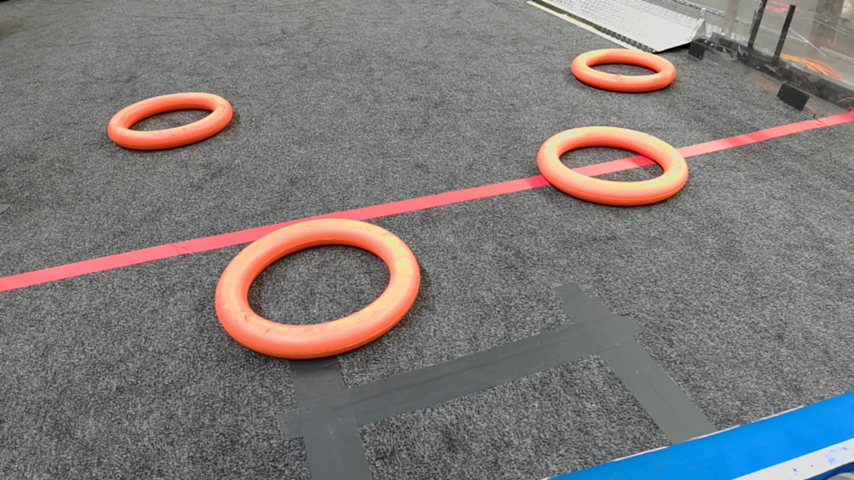
#> input picture Chapter 5 - Computer Vision/Lesson1/Notes.png, 854 x 480 px
$ jupyter execute ColorDetection.ipynb
#> lines starting #> are read from the running program, lines starting #| are printed output that depends on the picture; after the words box and inside, x2 and y2 are one past the last pixel; in counts of white or black regions, pixels touching at a corner belong together
# Color Object Detection using OpenCV

### What We'll Do
We’ll explore how to use the OpenCV library for basic computer vision tasks
focusing on detecting objects in images based on their color.

To set up the python notebook run the next cell and then click install (it might take a while)

[cell 1]
print("Hello World")

### Import all necessary libraries

[cell 2]
import cv2 # cv2 -> Imports open-cv our computer vision library
import numpy as np # Import the library numpy, and shorten it's name to np

### Defining the Color Range

First, we need to define our color range. The color range is in the **HSV** format: Hue, Saturation, Value.

If you don't remember what the HSV color format is, please refer to the [RaspberryPiAlgorithmOverview](https://docs.google.com/presentation/d/1yrU-Dv-jRNRMyOsbtqIMjXC6S4zTtdYh/edit?usp=sharing&ouid=106914480700002256916&rtpof=true&sd=true) presentation.

[cell 3]
# The low bounds, [h, s, v]
low_bounds = np.array([4, 35, 0])
# The top bounds, [h, s, v]
top_bounds = np.array([31, 255, 255])

### Loading an Image

To start working, we first need an image. For now, we will load a given image instead of using any cameras to capture a new one.

Here is how it is done:

[cell 4]
# Notes.png is the path to our image
image = cv2.imread("Notes.png")
#> image is the input picture: shape (480, 854, 3); mean B, G, R 120, 121.1, 126.1

Let's display our image to see what we are working with

[cell 5]
# Parameters: Name (can be anything), The actual image
cv2.imshow("Note Image", image)

# Used to close the window when done
cv2.waitKey(0)
cv2.destroyAllWindows()

[cell 6]
original_image = image.copy()

### Detecting the Object in the Given Image

Now we want to detect our object in the given image.

1. **Convert Image to HSV Color Format**
   First, we need to convert our image (which uses the RGB color format) to HSV color format:

[cell 7]
hsv = cv2.cvtColor(image, cv2.COLOR_BGR2HSV)
#> hsv: shape (480, 854, 3); mean H, S, V 47.5, 25.7, 133

2. **Create a Mask**
   A mask is an image (2d array) that holds `True` (white) and `False` (black) values for each pixel. `True` if the pixel is inside our range and `False` otherwise

[cell 8]
mask = cv2.inRange(hsv, low_bounds, top_bounds)
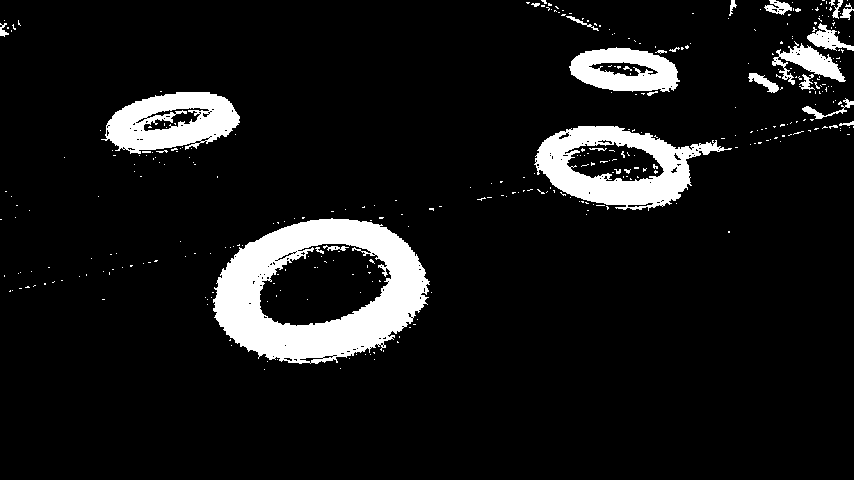
#> mask: shape (480, 854); 8.9% white; 356 white regions (329 under 20 px), largest, box (x1, y1, x2, y2) and area: (213, 218, 430, 364) 16134, (534, 126, 732, 211) 7409, (101, 92, 240, 154) 5336

3. **Display the mask**
   Lets display our original image and the mask to the screen and see if it is correct, we should see that every orange pixel in the image is colored white in the mask

[cell 9]
cv2.imshow("Original Image", image)
cv2.imshow("Mask", mask)

cv2.waitKey(0)
cv2.destroyAllWindows()

### Noise Reduction in the Mask

As we can clearly see, this is far from perfect. We get something that we call "noise" everywhere — those very small clumps of pixels that we, as humans, can clearly tell aren't part of the object.

We will use two built-in operations: **Morphological Opening** and **Morphological Closing**. Each one of these functions takes two parameters as input: the image and the "kernel". The kernel is the matrix (A rectangle) that defines the neighborhood used for the morphological operations.

More info can be found here [OpenCV Morphological Operations Tutorial](https://docs.opencv.org/4.x/d9/d61/tutorial_py_morphological_ops.html)

Below, you can see images that demonstrate what the morphological operations are doing:

Morphological Opening

Morphological Closing

### Understanding the Kernel

The "kernel" is like a small window that we move over the image to look at one tiny part at a time. Imagine you have a magnifying glass, and you're moving it over a picture to see different small sections of the picture. The kernel helps the computer decide how to clean up or change the image by looking at these small sections. It helps in smoothing out the noise and making the important parts of the image stand out.
The kernel is essentially a small rectangle of pixels that the computer looks at

### This is how it's done in code:

[cell 10]
# Define the kernel for the morphological operation
# It is a 7*7 2d array of ones
# Try changing the size of the kernel to see how it affects the image
kernel = np.ones((7, 7), np.uint8)
print(kernel)

# Perform morphological opening to remove noise
opening = cv2.morphologyEx(mask, cv2.MORPH_OPEN, kernel)
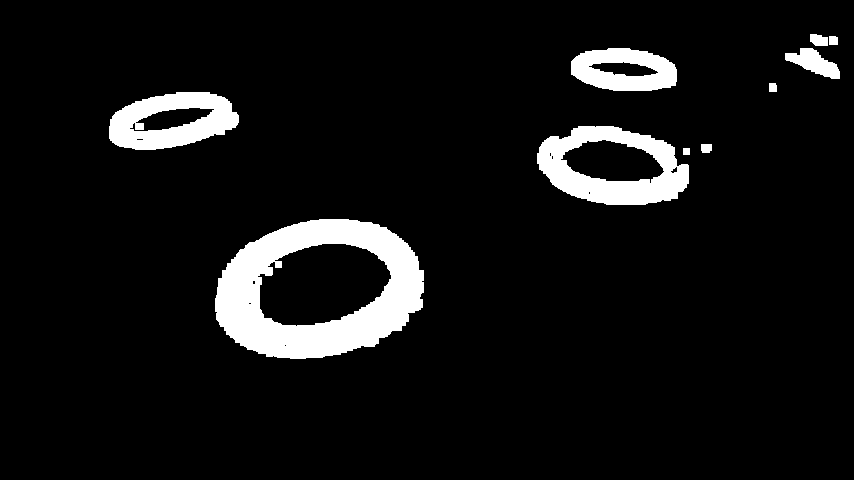
#> opening: shape (480, 854); 7.4% white; 10 white regions, largest, box (x1, y1, x2, y2) and area: (215, 219, 424, 359) 14963, (537, 126, 689, 205) 6252, (109, 92, 239, 150) 4681

# Perform morphological closing to close small holes
processed_mask = cv2.morphologyEx(opening, cv2.MORPH_CLOSE, kernel)
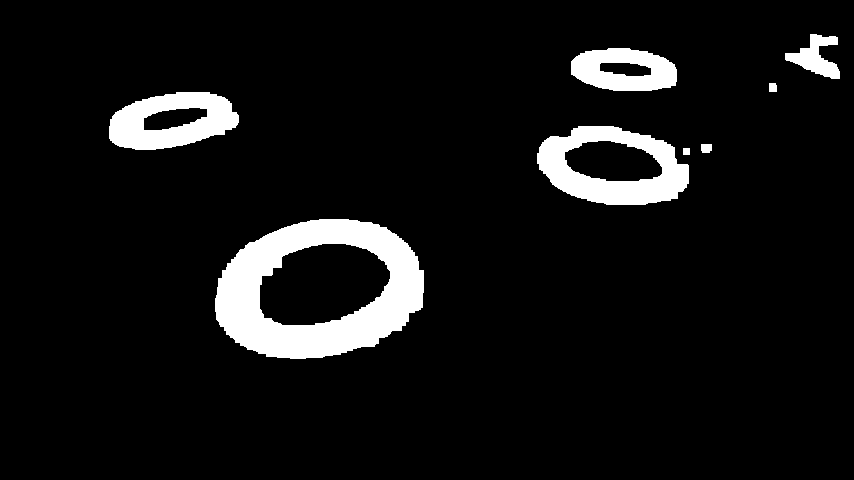
#> processed_mask: shape (480, 854); 7.5% white; 8 white regions

Let's see the difference

[cell 11]
cv2.imshow("Mask", mask)
cv2.imshow("Processed Mask", processed_mask)

cv2.waitKey(0)
cv2.destroyAllWindows()

### Detecting Contours

Much better!

Now that we know which pixels are part of our object, let's do something useful with this information.

We will use the built-in function `findContours`, which will enclose our pixels inside a contour.

In this example I use `cv2.CHAIN_APPROX_NONE` this is for better visualization, when we want better performance we will use `cv.CHAIN_APPROX_SIMPLE`

More info can be found here: [OpenCv Contours](https://docs.opencv.org/3.4/d4/d73/tutorial_py_contours_begin.html)

[cell 12]
contours, _ = cv2.findContours(processed_mask, cv2.RETR_LIST, cv2.CHAIN_APPROX_NONE) # Try to change cv2.CHAIN_APPROX_NONE to cv2.CHAIN_APPROX_SIMPLE
#> contours = 12 contours; largest, box (x1, y1, x2, y2) and area: (215, 219, 424, 359) 22751, (537, 126, 689, 205) 9036, (259, 243, 391, 326) 8166, (109, 92, 239, 150) 5545, (571, 48, 677, 91) 3580

# Draw the contours on the image
for contour in contours:
    cv2.drawContours(image, contour, -1, (0, 255, 0), 2)
#> this loop made 12 passes
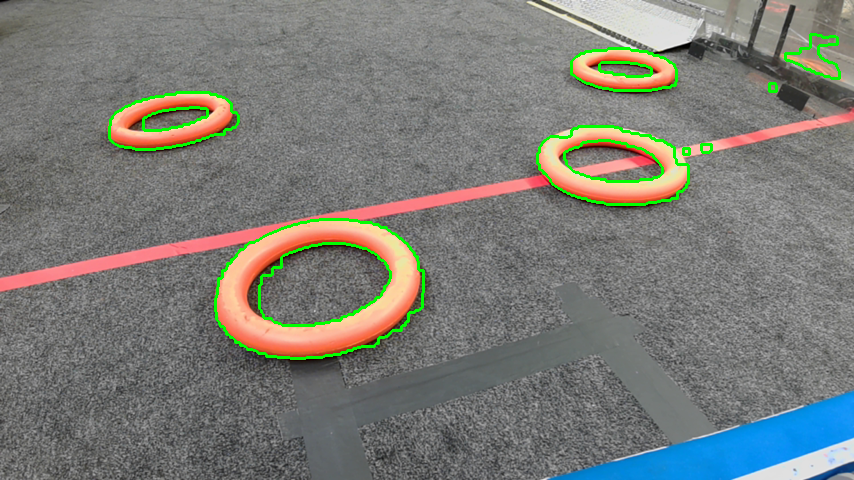
#> image: shape (480, 854, 3); 1.91% of pixels changed, all inside (x1, y1, x2, y2) = (108, 33, 841, 360)

cv2.imshow("Image", image)
cv2.imshow("Processed Mask", processed_mask)

cv2.waitKey(0)
cv2.destroyAllWindows()

### Addressing False Positives in Detection

Now we notice a problem: the orange electrical line at the side of the field is being detected.

**How can we help the program tell apart a game object from other orange things in the background?**

Here is one solution:

Notice that every game object has two contours: the inside one and the outside one. The program will consider a contour to be the outside contour of a game object only if it encloses another contour.

[cell 13]
# We will first find a rectangle for each contour that encloses it
bounding_rectangles = []

for contour in contours:
    bounding_rectangles.append(cv2.boundingRect(contour))
#> after the loop, bounding_rectangles = [(259, 243, 132, 83), (215, 219, 209, 140), (683, 148, 7, 7), (701, 144, 11, 9), (564, 140, 99, 42), (537, 126, 152, 79), (143, 107, 65, 24), (109, 92, 130, 58), (769, 83, 8, 9), (599, 62, 53, 15), (571, 48, 106, 43), (785, 34, 55, 45)]

# Function to check if one rectangle is inside another
def is_rectangle_inside(outer, inner):
    # Each cv2 rectangle uses the following format:
    # Python tuple (top left point x, top left point y, rectangle width, rectangle height)
    x1_outer, y1_outer, w_outer, h_outer = outer
    x1_inner, y1_inner, w_inner, h_inner = inner

    x2_outer, y2_outer = x1_outer + w_outer, y1_outer + h_outer
    x2_inner, y2_inner = x1_inner + w_inner, y1_inner + h_inner

    return x1_outer < x1_inner < x2_inner < x2_outer and y1_outer < y1_inner < y2_inner < y2_outer

# Filter contours to find those whose bounding rectangles enclose another rectangle
filtered_contours = []
for i, outer_rect in enumerate(bounding_rectangles):
    for j, inner_rect in enumerate(bounding_rectangles):
        if i != j and is_rectangle_inside(outer_rect, inner_rect):
            filtered_contours.append(contours[i])
            break
#> this loop made 12 passes


# Draw filtered contours on the image
image = original_image.copy()
for contour in filtered_contours:
    cv2.drawContours(image, contour, -1, (0, 255, 0), 2)
#> this loop made 4 passes
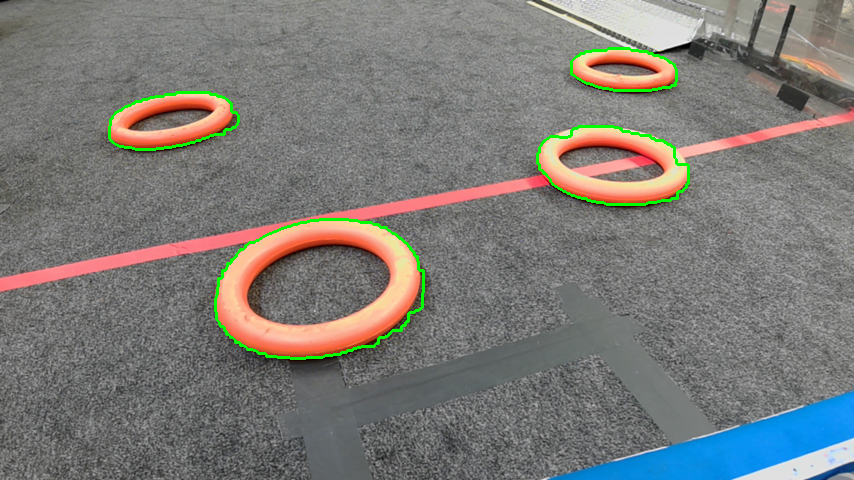
#> image: shape (480, 854, 3); 1.1% of pixels changed, all inside (x1, y1, x2, y2) = (108, 47, 690, 360)


# Display the output image
cv2.imshow('Contours with Inner Rectangles', image)
cv2.waitKey(0)
cv2.destroyAllWindows()
